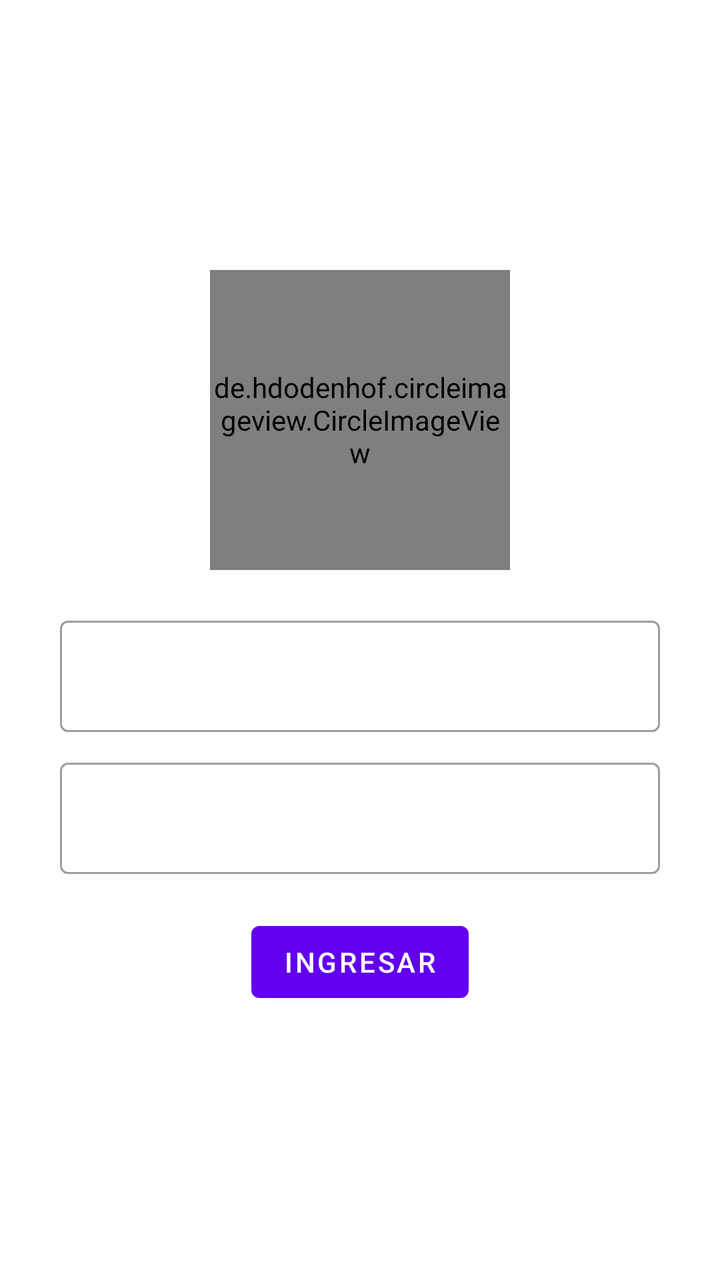
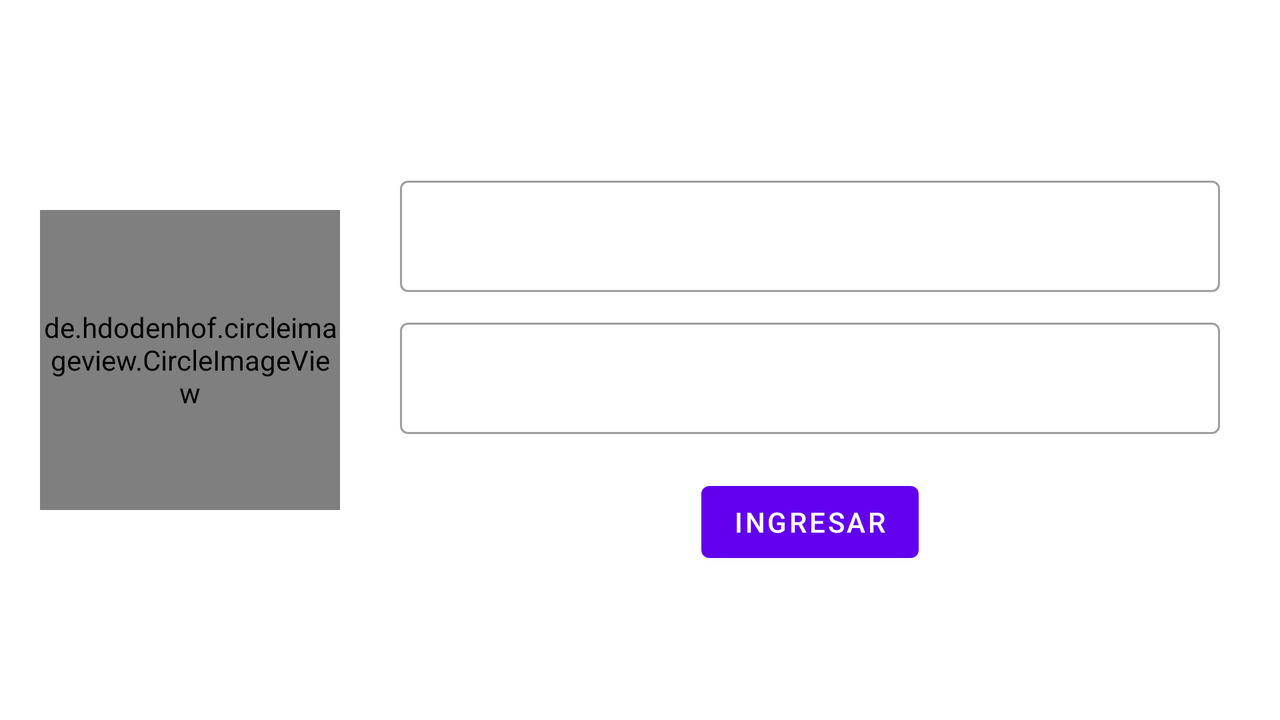

Two renders of one Android screen. The first uses the default layout on a phone; the second uses the alternative layout the repository ships for a different screen configuration, on a matching device. The two XML files are below.
<!-- AndroidManifest.xml: application theme ThemeMaterial -->
<!-- res/layout/activity_login.xml -->
<?xml version="1.0" encoding="utf-8"?>
<LinearLayout xmlns:android="http://schemas.android.com/apk/res/android"
    xmlns:app="http://schemas.android.com/apk/res-auto"
    xmlns:tools="http://schemas.android.com/tools"
    android:id="@+id/layout_main"
    android:layout_width="match_parent"
    android:layout_height="match_parent"
    android:clickable="true"
    android:focusable="true"
    android:focusableInTouchMode="true"
    android:gravity="center"
    android:orientation="vertical"
    tools:context=".views.LoginActivity">

    <de.hdodenhof.circleimageview.CircleImageView
        android:id="@+id/profile_image"
        android:layout_width="150dp"
        android:layout_height="150dp"
        android:layout_marginBottom="10dp"
        android:src="@drawable/bruno"
        app:civ_border_color="#FF000000"
        app:civ_border_width="2dp" />

    <include
        android:id="@+id/layoutNombre"
        layout="@layout/textinputlayout_border" />

    <include
        android:id="@+id/layoutSala"
        layout="@layout/textinputlayout_border" />

    <LinearLayout
        android:id="@+id/layout_include"
        android:layout_width="match_parent"
        android:layout_height="wrap_content"
        android:orientation="vertical" />

    <Button
        android:id="@+id/btnIngresar"
        android:layout_width="wrap_content"
        android:layout_height="wrap_content"
        android:layout_marginTop="20dp"
        android:text="@string/ingresar" />
</LinearLayout>
<!-- res/layout/textinputlayout_border.xml (included above) -->
<?xml version="1.0" encoding="utf-8"?>
<com.google.android.material.textfield.TextInputLayout xmlns:android="http://schemas.android.com/apk/res/android"
    style="@style/textInputLayout"
    android:layout_width="match_parent"
    android:layout_height="wrap_content">

    <com.google.android.material.textfield.TextInputEditText
        android:id="@+id/tiEditText"
        android:layout_width="match_parent"
        android:layout_height="wrap_content"
        android:inputType="textPersonName|textCapWords"
        android:singleLine="true" />
</com.google.android.material.textfield.TextInputLayout>
<!-- resources referenced by this layout -->
<resources>
  <!-- drawable bruno: jpeg bitmap (drawable, 132849 bytes) -->
  <string name="ingresar">Ingresar</string>
  <style name="textInputLayout" parent="Widget.MaterialComponents.TextInputLayout.OutlinedBox">
          <item name="android:layout_width">match_parent</item>
          <item name="android:layout_height">wrap_content</item>
          <item name="android:layout_marginStart">30dp</item>
          <item name="android:layout_marginTop">10dp</item>
          <item name="android:layout_marginEnd">30dp</item>
          <item name="android:textColorHint">@color/colorGris2</item>
          
      </style>
  <style name="ThemeMaterial" parent="Theme.MaterialComponents.Light.NoActionBar">
          <item name="colorPrimary">@color/colorPrimary</item>
          <item name="colorPrimaryDark">@color/colorPrimaryDark</item>
          <item name="colorAccent">@color/colorAccent</item>
      </style>
  <color name="colorGris2">#7E7D7D</color>
  <color name="colorPrimary">#6200EE</color>
  <color name="colorPrimaryDark">#3700B3</color>
  <color name="colorAccent">#03DAC5</color>
</resources>
<!-- res/layout-land/activity_login.xml (the repository's variant of the layout above) -->
<!-- drawn on the phone turned sideways -->
<?xml version="1.0" encoding="utf-8"?>
<LinearLayout xmlns:android="http://schemas.android.com/apk/res/android"
    xmlns:app="http://schemas.android.com/apk/res-auto"
    xmlns:tools="http://schemas.android.com/tools"
    android:id="@+id/layout_main"
    android:layout_width="match_parent"
    android:layout_height="match_parent"
    android:clickable="true"
    android:focusable="true"
    android:focusableInTouchMode="true"
    android:gravity="center"
    android:orientation="horizontal"
    tools:context=".views.LoginActivity">

    <de.hdodenhof.circleimageview.CircleImageView
        android:id="@+id/profile_image"
        android:layout_width="150dp"
        android:layout_height="150dp"
        android:layout_marginStart="20dp"
        android:src="@drawable/bruno"
        app:civ_border_color="#FF000000"
        app:civ_border_width="2dp" />

    <LinearLayout
        android:layout_width="0dp"
        android:layout_height="wrap_content"
        android:layout_weight="1"
        android:gravity="center"
        android:orientation="vertical">

        <include
            android:id="@+id/layoutNombre"
            layout="@layout/textinputlayout_border" />

        <include
            android:id="@+id/layoutSala"
            layout="@layout/textinputlayout_border" />

        <Button
            android:id="@+id/btnIngresar"
            android:layout_width="wrap_content"
            android:layout_height="wrap_content"
            android:layout_marginTop="20dp"
            android:text="@string/ingresar" />
    </LinearLayout>
</LinearLayout>
